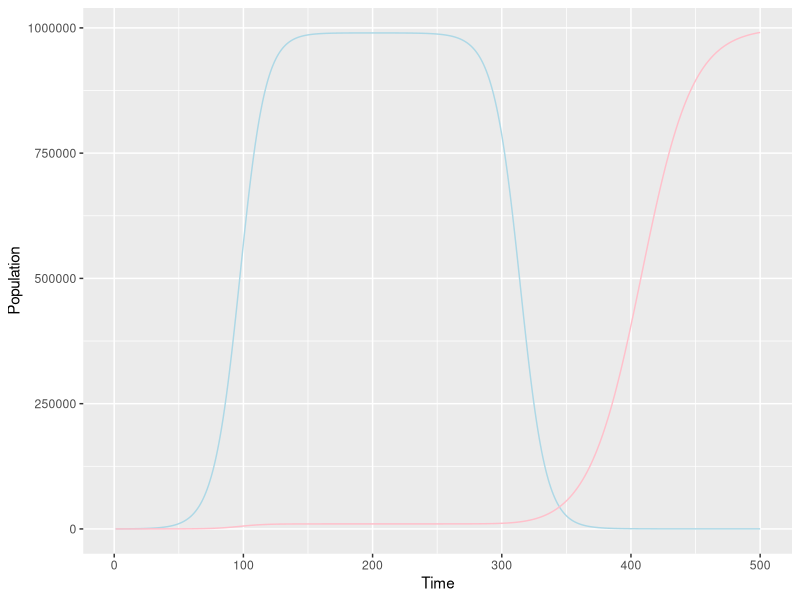

The R source for this figure:
# Exercise 11
# Set timesteps
timesteps = 500
# Dataframe for non-mutant cells
Ns = data.frame(time = 1:timesteps, pop=rep(0,timesteps))
# Start simulation when there are 100 total cells, 99 normal and 1 mutant
Ns[1,2] = 99

# Dataframe for mutant cells
Ms = data.frame(time = 1:timesteps, pop=rep(0,timesteps))
# A Single mutant cell
Ms[1,2] = 1


# Set parameters
r = 0.1
K = 1000000
rd = -0.1

# Loop for simulation before drug treatment
for (t in 2:200){
  Ns$pop[t] <- Ns$pop[t-1]+r*Ns$pop[t-1]*(1-(Ns$pop[t-1]+Ms$pop[t-1])/K)
  Ms$pop[t] <- Ms$pop[t-1]+r*Ms$pop[t-1]*(1-(Ns$pop[t-1]+Ms$pop[t-1])/K)
}

# Loop for simulation after drug treatment
for (t in 201:timesteps){
  Ns$pop[t] <- Ns$pop[t-1]+rd*Ns$pop[t-1]*(1-(Ns$pop[t-1]+Ms$pop[t-1])/K)
  Ms$pop[t] <- Ms$pop[t-1]+r/2*Ms$pop[t-1]*(1-(Ns$pop[t-1]+Ms$pop[t-1])/K)
}

# Combine into one dataframe
populations <- data.frame(time = c(Ns$time, Ms$time), populationN = Ns$pop, populationM = Ms$pop)

# Graph
library(ggplot2)
ggplot(populations)+
  geom_line(aes(x=time, y=populationN), color ="light blue")+
  geom_line(aes(x=time, y=populationM), color ="pink")+
  xlab("Time")+
  ylab("Population")
  theme_classic()
  